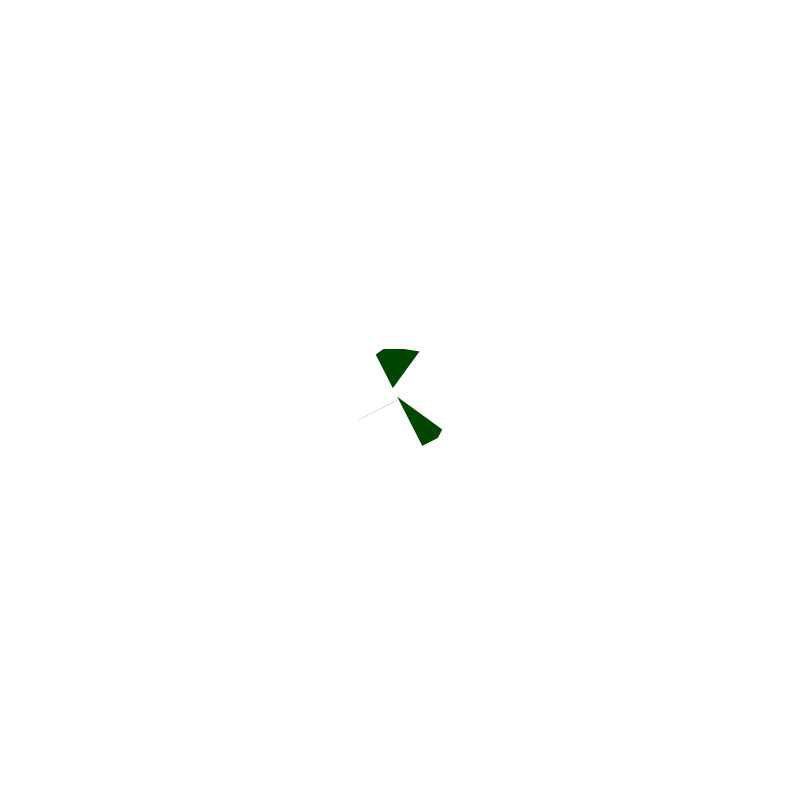
Frame 1 (no input)
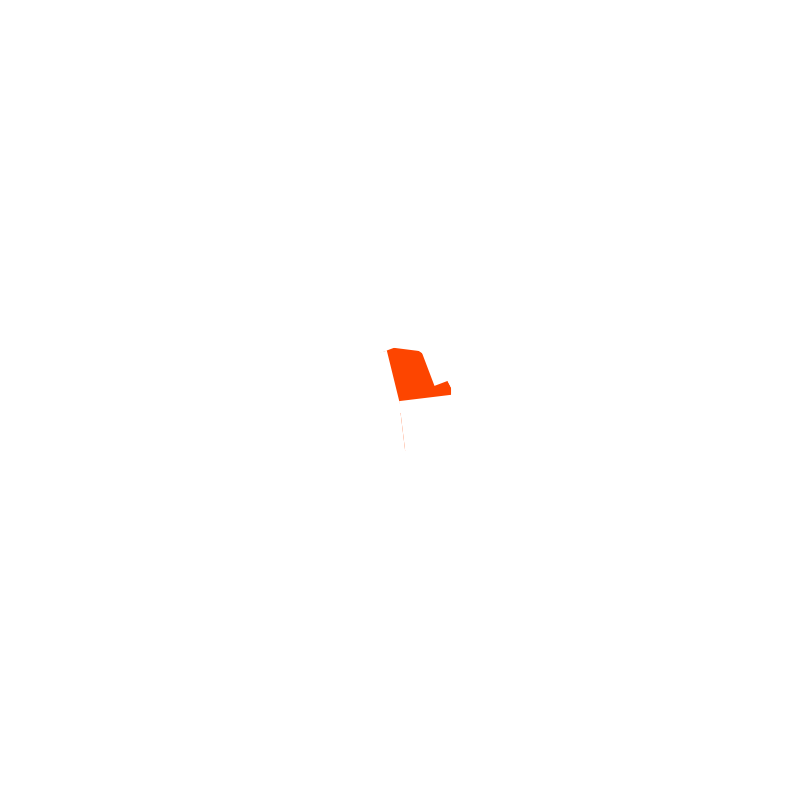
Frame 60 (the mouse pressed at the canvas centre just before this capture)
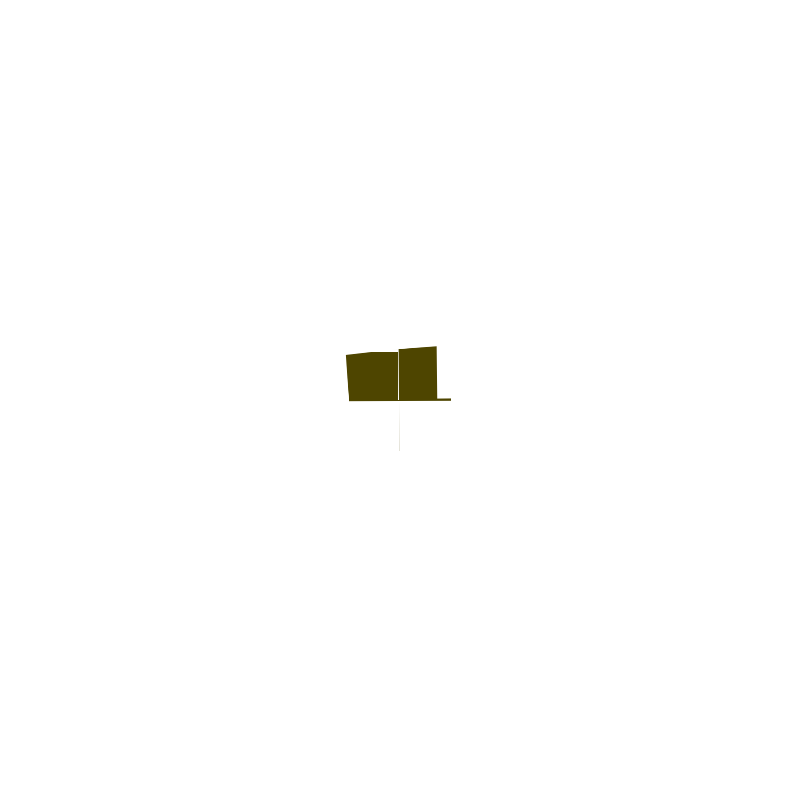
Frame 120 (the mouse held since frame 60 and released just before this capture)

The Processing sketch that drew these frames (run headless with seeded random() and noise(); from frame 60 on, the mouse is pressed at the canvas centre):

// Processing sketch: PatternReveal
// ── PatternReveal.pde

//click on up and down arrow keys to reveal patterns


float startingSize;
float oscillateSize;
float oscillateBackground;
float angle;
float rate;
float amplitude;


void setup() {
  size(800, 800);
  noStroke();

  angle = 0;
  rate = 0.03;
  amplitude = 100;
  startingSize = 150;
}


void draw() {
  translate(width/2, height/2);
  background(oscillateBackground, 69, 0);
  oscillateBackground = map(sin(angle), -1, 1, 0, 255);
  angle += rate;
  oscillateSize = startingSize + sin(angle) * amplitude;

  for (int i = 1; i < width; i +=50) {
    for (int j = 1; j < height; j += 50) {
      float r = map(i, 0, width, 0, 255);
      rotate(radians(frameCount)*oscillateSize);
      if (keyPressed) {
        if (key == CODED) {
          if (keyCode == UP) {
            fill(0, random(0, 255), 0, 10);
          } else if (keyCode == DOWN) {
            fill(0, 0, random(0, 255), 10);
          }
        } else {
          fill(random(0, 255), 0, 0, 10);
        }
      }
      rect(i, j, 300*i, 300*r);

      if (keyPressed) {
        if (key == CODED) {
          if (keyCode == UP) {
            fill(100, random(0, 255), 150, 10);
          } else if (keyCode == DOWN) {
            fill(150, 100, random(0, 255), 10);
          }
        } else {
          fill(random(0, 255), 150, 100, 10);
        }
      }
      rect(i, j, 300*j, 200*-r);
    }
  }
}
